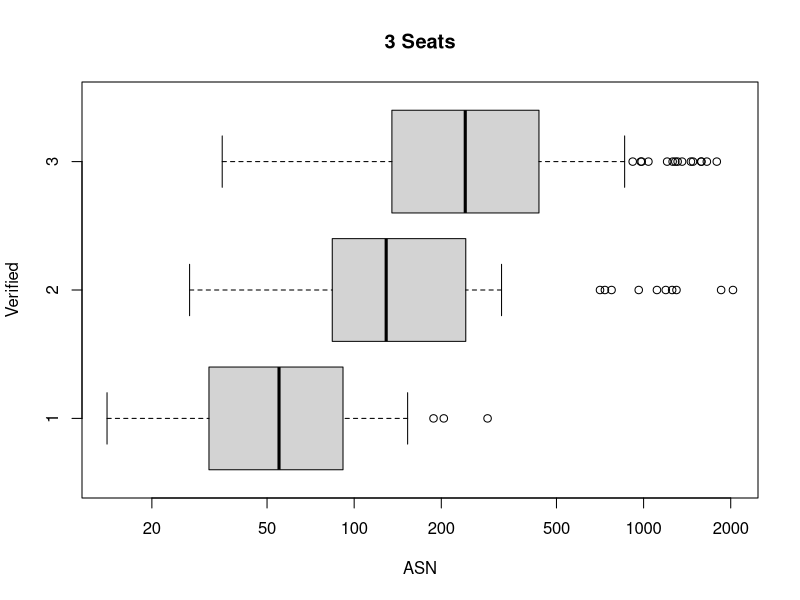

Generate this figure with R:
a <- read.table("sample_3seats.tsv", header = TRUE)
pdf("sample_3seats_boxplots.pdf")
boxplot(ASN ~ Verified, a, main = "3 Seats", horizontal = TRUE, log = "x")
dev.off()
